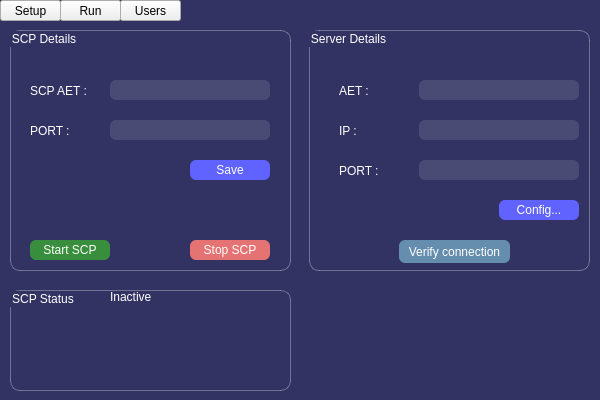
<?xml version="1.0" encoding="UTF-8"?>
<ui version="4.0">
 <class>MainWindow</class>
 <widget class="QMainWindow" name="MainWindow">
  <property name="geometry">
   <rect>
    <x>0</x>
    <y>0</y>
    <width>600</width>
    <height>400</height>
   </rect>
  </property>
  <property name="windowTitle">
   <string>MRPAC</string>
  </property>
  <widget class="QWidget" name="centralwidget">
   <widget class="QWidget" name="setupWidget" native="true">
    <property name="geometry">
     <rect>
      <x>0</x>
      <y>0</y>
      <width>600</width>
      <height>400</height>
     </rect>
    </property>
    <property name="styleSheet">
     <string notr="true">QWidget#setupWidget{
background-color: rgb(50, 51, 99);}</string>
    </property>
    <widget class="QToolButton" name="setupButton">
     <property name="geometry">
      <rect>
       <x>0</x>
       <y>0</y>
       <width>61</width>
       <height>21</height>
      </rect>
     </property>
     <property name="text">
      <string>Setup</string>
     </property>
    </widget>
    <widget class="QToolButton" name="runButton">
     <property name="geometry">
      <rect>
       <x>60</x>
       <y>0</y>
       <width>61</width>
       <height>21</height>
      </rect>
     </property>
     <property name="text">
      <string>Run</string>
     </property>
    </widget>
    <widget class="QToolButton" name="usersButton">
     <property name="geometry">
      <rect>
       <x>120</x>
       <y>0</y>
       <width>61</width>
       <height>21</height>
      </rect>
     </property>
     <property name="text">
      <string>Users</string>
     </property>
    </widget>
    <widget class="QGroupBox" name="scpDetails">
     <property name="geometry">
      <rect>
       <x>10</x>
       <y>30</y>
       <width>281</width>
       <height>241</height>
      </rect>
     </property>
     <property name="styleSheet">
      <string notr="true">QWidget#scpDetails{
border:1px solid rgba(255, 255, 255,80);
border-radius:10px;
color:rgba(255, 255, 255,255);
}</string>
     </property>
     <property name="title">
      <string>SCP Details</string>
     </property>
     <widget class="QLabel" name="scpAETLabel">
      <property name="geometry">
       <rect>
        <x>20</x>
        <y>50</y>
        <width>71</width>
        <height>21</height>
       </rect>
      </property>
      <property name="styleSheet">
       <string notr="true">font: 10pt &quot;Times New Roman&quot;;
color: rgb(255, 255, 255);</string>
      </property>
      <property name="text">
       <string>SCP AET :</string>
      </property>
     </widget>
     <widget class="QLineEdit" name="scpAETEntry">
      <property name="geometry">
       <rect>
        <x>100</x>
        <y>50</y>
        <width>160</width>
        <height>20</height>
       </rect>
      </property>
      <property name="styleSheet">
       <string notr="true">font: 10pt &quot;MS Shell Dlg 2&quot;;
color: rgb(255, 255, 255);
background-color: rgba(255, 255, 255,30);
border: 1px;
border-radius:6px;</string>
      </property>
     </widget>
     <widget class="QLabel" name="scpPortLabel">
      <property name="geometry">
       <rect>
        <x>20</x>
        <y>90</y>
        <width>61</width>
        <height>21</height>
       </rect>
      </property>
      <property name="styleSheet">
       <string notr="true">font: 10pt &quot;Times New Roman&quot;;
color: rgb(255, 255, 255);</string>
      </property>
      <property name="text">
       <string>PORT :</string>
      </property>
     </widget>
     <widget class="QLineEdit" name="scpPortEntry">
      <property name="geometry">
       <rect>
        <x>100</x>
        <y>90</y>
        <width>160</width>
        <height>20</height>
       </rect>
      </property>
      <property name="styleSheet">
       <string notr="true">font: 10pt &quot;MS Shell Dlg 2&quot;;
color: rgb(255, 255, 255);
background-color: rgba(255, 255, 255,30);
border: 1px;
border-radius:6px;</string>
      </property>
     </widget>
     <widget class="QPushButton" name="saveButton">
      <property name="geometry">
       <rect>
        <x>180</x>
        <y>130</y>
        <width>80</width>
        <height>20</height>
       </rect>
      </property>
      <property name="styleSheet">
       <string notr="true">color: rgb(255,255,255);
background-color: rgb(96, 99, 255);
border-radius:6px;</string>
      </property>
      <property name="text">
       <string>Save</string>
      </property>
     </widget>
     <widget class="QPushButton" name="startSCPButton">
      <property name="geometry">
       <rect>
        <x>20</x>
        <y>210</y>
        <width>80</width>
        <height>20</height>
       </rect>
      </property>
      <property name="font">
       <font>
        <weight>50</weight>
        <bold>false</bold>
       </font>
      </property>
      <property name="styleSheet">
       <string notr="true">color: rgb(255, 255, 255);
background-color:#388e3c;
border-radius:6px;</string>
      </property>
      <property name="text">
       <string>Start SCP</string>
      </property>
     </widget>
     <widget class="QPushButton" name="stopSCPButton">
      <property name="geometry">
       <rect>
        <x>180</x>
        <y>210</y>
        <width>80</width>
        <height>20</height>
       </rect>
      </property>
      <property name="styleSheet">
       <string notr="true">color: rgb(255, 255, 255);
background-color:#e57373;
border-radius:6px;</string>
      </property>
      <property name="text">
       <string>Stop SCP</string>
      </property>
     </widget>
     <widget class="QLabel" name="invalidLabel">
      <property name="geometry">
       <rect>
        <x>70</x>
        <y>170</y>
        <width>191</width>
        <height>20</height>
       </rect>
      </property>
      <property name="styleSheet">
       <string notr="true">font: 10pt &quot;Times New Roman&quot;;
color: rgb(232, 35, 17);</string>
      </property>
      <property name="text">
       <string/>
      </property>
     </widget>
    </widget>
    <widget class="QGroupBox" name="scpStatus">
     <property name="geometry">
      <rect>
       <x>10</x>
       <y>290</y>
       <width>281</width>
       <height>101</height>
      </rect>
     </property>
     <property name="styleSheet">
      <string notr="true">QWidget#scpStatus{
border:1px solid rgba(255, 255, 255,80);
border-radius:10px;
color:rgba(255, 255, 255,255);
}</string>
     </property>
     <property name="title">
      <string>SCP Status</string>
     </property>
     <widget class="QPushButton" name="saveButton_2">
      <property name="geometry">
       <rect>
        <x>196</x>
        <y>140</y>
        <width>75</width>
        <height>23</height>
       </rect>
      </property>
      <property name="styleSheet">
       <string notr="true">color: rgb(255, 255, 255);
background-color: rgb(88, 88, 88);</string>
      </property>
      <property name="text">
       <string>Save</string>
      </property>
     </widget>
     <widget class="QPushButton" name="startSCPButton_2">
      <property name="geometry">
       <rect>
        <x>30</x>
        <y>210</y>
        <width>75</width>
        <height>23</height>
       </rect>
      </property>
      <property name="styleSheet">
       <string notr="true">color: rgb(255, 255, 255);
background-color: rgb(88, 88, 88);</string>
      </property>
      <property name="text">
       <string>Start SCP</string>
      </property>
     </widget>
     <widget class="QPushButton" name="stopSCPButton_2">
      <property name="geometry">
       <rect>
        <x>180</x>
        <y>210</y>
        <width>75</width>
        <height>23</height>
       </rect>
      </property>
      <property name="styleSheet">
       <string notr="true">color: rgb(255, 255, 255);
background-color: rgb(88, 88, 88);</string>
      </property>
      <property name="text">
       <string>Stop SCP</string>
      </property>
     </widget>
     <widget class="QLabel" name="invalidLabel_3">
      <property name="geometry">
       <rect>
        <x>70</x>
        <y>180</y>
        <width>191</width>
        <height>20</height>
       </rect>
      </property>
      <property name="styleSheet">
       <string notr="true">font: 12pt &quot;Times New Roman&quot;;
color: rgb(232, 35, 17);</string>
      </property>
      <property name="text">
       <string/>
      </property>
     </widget>
     <widget class="QLabel" name="cstoreAETLabel">
      <property name="geometry">
       <rect>
        <x>30</x>
        <y>20</y>
        <width>111</width>
        <height>21</height>
       </rect>
      </property>
      <property name="styleSheet">
       <string notr="true">font: 10pt &quot;Times New Roman&quot;;
color: rgb(255, 255, 255);</string>
      </property>
      <property name="text">
       <string/>
      </property>
     </widget>
     <widget class="QLabel" name="cstorePortLabel">
      <property name="geometry">
       <rect>
        <x>30</x>
        <y>40</y>
        <width>111</width>
        <height>21</height>
       </rect>
      </property>
      <property name="styleSheet">
       <string notr="true">font: 10pt &quot;Times New Roman&quot;;
color: rgb(255, 255, 255);</string>
      </property>
      <property name="text">
       <string/>
      </property>
     </widget>
     <widget class="QLabel" name="cstoreAETEntry">
      <property name="geometry">
       <rect>
        <x>170</x>
        <y>20</y>
        <width>111</width>
        <height>21</height>
       </rect>
      </property>
      <property name="styleSheet">
       <string notr="true">font: 10pt &quot;Times New Roman&quot;;
color: rgb(255, 255, 255);</string>
      </property>
      <property name="text">
       <string/>
      </property>
     </widget>
     <widget class="QLabel" name="cstorePortEntry">
      <property name="geometry">
       <rect>
        <x>170</x>
        <y>40</y>
        <width>111</width>
        <height>21</height>
       </rect>
      </property>
      <property name="styleSheet">
       <string notr="true">font: 10pt &quot;Times New Roman&quot;;
color: rgb(255, 255, 255);</string>
      </property>
      <property name="text">
       <string/>
      </property>
     </widget>
     <widget class="QLabel" name="statusLabel">
      <property name="geometry">
       <rect>
        <x>100</x>
        <y>0</y>
        <width>47</width>
        <height>13</height>
       </rect>
      </property>
      <property name="styleSheet">
       <string notr="true">color: rgb(255, 255, 255);
font: 10pt &quot;MS Shell Dlg 2&quot;;</string>
      </property>
      <property name="text">
       <string>Inactive</string>
      </property>
     </widget>
    </widget>
    <widget class="QGroupBox" name="serverDetails">
     <property name="geometry">
      <rect>
       <x>309</x>
       <y>30</y>
       <width>281</width>
       <height>241</height>
      </rect>
     </property>
     <property name="styleSheet">
      <string notr="true">QWidget#serverDetails{
border:1px solid rgba(255, 255, 255,80);
border-radius:10px;
color:rgba(255, 255, 255,255);
}</string>
     </property>
     <property name="title">
      <string>Server Details</string>
     </property>
     <widget class="QLabel" name="serverAETLabel">
      <property name="geometry">
       <rect>
        <x>30</x>
        <y>50</y>
        <width>41</width>
        <height>21</height>
       </rect>
      </property>
      <property name="styleSheet">
       <string notr="true">font: 11pt &quot;Times New Roman&quot;;
color: rgb(255, 255, 255);</string>
      </property>
      <property name="text">
       <string>AET :</string>
      </property>
     </widget>
     <widget class="QLabel" name="serverIPLabel">
      <property name="geometry">
       <rect>
        <x>30</x>
        <y>90</y>
        <width>31</width>
        <height>21</height>
       </rect>
      </property>
      <property name="styleSheet">
       <string notr="true">font: 11pt &quot;Times New Roman&quot;;
color: rgb(255, 255, 255);</string>
      </property>
      <property name="text">
       <string>IP :</string>
      </property>
     </widget>
     <widget class="QLabel" name="serverPortLabel">
      <property name="geometry">
       <rect>
        <x>30</x>
        <y>130</y>
        <width>51</width>
        <height>21</height>
       </rect>
      </property>
      <property name="styleSheet">
       <string notr="true">font: 11pt &quot;Times New Roman&quot;;
color: rgb(255, 255, 255);</string>
      </property>
      <property name="text">
       <string>PORT :</string>
      </property>
     </widget>
     <widget class="QPushButton" name="configButton">
      <property name="geometry">
       <rect>
        <x>190</x>
        <y>170</y>
        <width>80</width>
        <height>20</height>
       </rect>
      </property>
      <property name="styleSheet">
       <string notr="true">color: rgb(255, 255, 255);
background-color: rgb(96, 99, 255);
border-radius:6px;</string>
      </property>
      <property name="text">
       <string>Config...</string>
      </property>
     </widget>
     <widget class="QLabel" name="currentServerAET">
      <property name="geometry">
       <rect>
        <x>110</x>
        <y>50</y>
        <width>160</width>
        <height>20</height>
       </rect>
      </property>
      <property name="styleSheet">
       <string notr="true">font: 12pt &quot;MS Shell Dlg 2&quot;;
color: rgb(255, 255, 255);
background-color: rgba(255, 255, 255,30);
border: 1px;
border-radius:6px;</string>
      </property>
      <property name="text">
       <string/>
      </property>
     </widget>
     <widget class="QLabel" name="currentServerIP">
      <property name="geometry">
       <rect>
        <x>110</x>
        <y>90</y>
        <width>160</width>
        <height>20</height>
       </rect>
      </property>
      <property name="styleSheet">
       <string notr="true">font: 12pt &quot;MS Shell Dlg 2&quot;;
color: rgb(255, 255, 255);
background-color: rgba(255, 255, 255,30);
border: 1px;
border-radius:6px;</string>
      </property>
      <property name="text">
       <string/>
      </property>
     </widget>
     <widget class="QLabel" name="currentServerPort">
      <property name="geometry">
       <rect>
        <x>110</x>
        <y>130</y>
        <width>160</width>
        <height>20</height>
       </rect>
      </property>
      <property name="styleSheet">
       <string notr="true">font: 12pt &quot;MS Shell Dlg 2&quot;;
color: rgb(255, 255, 255);
background-color: rgba(255, 255, 255,30);
border: 1px;
border-radius:6px;</string>
      </property>
      <property name="text">
       <string/>
      </property>
     </widget>
     <widget class="QPushButton" name="verifyConButton">
      <property name="geometry">
       <rect>
        <x>90</x>
        <y>210</y>
        <width>111</width>
        <height>23</height>
       </rect>
      </property>
      <property name="styleSheet">
       <string notr="true">color: rgb(255, 255, 255);
background-color: #648dae;
border-radius:6px;</string>
      </property>
      <property name="text">
       <string>Verify connection</string>
      </property>
     </widget>
    </widget>
    <widget class="QLabel" name="contouringStatus">
     <property name="geometry">
      <rect>
       <x>320</x>
       <y>330</y>
       <width>261</width>
       <height>20</height>
      </rect>
     </property>
     <property name="styleSheet">
      <string notr="true">font: 10pt &quot;Times New Roman&quot;;
color: rgb(255,255,255);</string>
     </property>
     <property name="text">
      <string/>
     </property>
     <property name="alignment">
      <set>Qt::AlignCenter</set>
     </property>
    </widget>
   </widget>
  </widget>
 </widget>
 <resources/>
 <connections/>
</ui>
